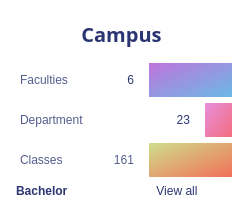
       <widget class="QFrame" name="frame_12">
        <property name="maximumSize">
         <size>
          <width>320</width>
          <height>368</height>
         </size>
        </property>
        <property name="styleSheet">
         <string notr="true">background-color: rgb(255,255,255);
border-radius: 20px;
</string>
        </property>
        <property name="frameShape">
         <enum>QFrame::StyledPanel</enum>
        </property>
        <property name="frameShadow">
         <enum>QFrame::Raised</enum>
        </property>
        <layout class="QGridLayout" name="gridLayout_13" rowstretch="0,5,0">
         <item row="1" column="0">
          <widget class="QFrame" name="frame_22">
           <property name="maximumSize">
            <size>
             <width>320</width>
             <height>318</height>
            </size>
           </property>
           <property name="frameShape">
            <enum>QFrame::StyledPanel</enum>
           </property>
           <property name="frameShadow">
            <enum>QFrame::Raised</enum>
           </property>
           <layout class="QGridLayout" name="gridLayout_54">
            <property name="leftMargin">
             <number>0</number>
            </property>
            <property name="topMargin">
             <number>0</number>
            </property>
            <property name="rightMargin">
             <number>0</number>
            </property>
            <property name="bottomMargin">
             <number>0</number>
            </property>
            <item row="2" column="0">
             <widget class="QFrame" name="frame_62">
              <property name="frameShape">
               <enum>QFrame::StyledPanel</enum>
              </property>
              <property name="frameShadow">
               <enum>QFrame::Raised</enum>
              </property>
              <layout class="QGridLayout" name="gridLayout_94">
               <property name="leftMargin">
                <number>0</number>
               </property>
               <property name="topMargin">
                <number>0</number>
               </property>
               <property name="rightMargin">
                <number>0</number>
               </property>
               <property name="bottomMargin">
                <number>0</number>
               </property>
               <item row="0" column="0">
                <widget class="QFrame" name="frame_124">
                 <property name="frameShape">
                  <enum>QFrame::StyledPanel</enum>
                 </property>
                 <property name="frameShadow">
                  <enum>QFrame::Raised</enum>
                 </property>
                 <layout class="QGridLayout" name="gridLayout_151">
                  <item row="0" column="0">
                   <widget class="QLabel" name="label_54">
                    <property name="maximumSize">
                     <size>
                      <width>186</width>
                      <height>27</height>
                     </size>
                    </property>
                    <property name="styleSheet">
                     <string notr="true">color: #555D8E;
font: 14pt &quot;Arial Rounded MT Bold&quot;;
</string>
                    </property>
                    <property name="text">
                     <string>Classes</string>
                    </property>
                   </widget>
                  </item>
                  <item row="0" column="1">
                   <widget class="QLabel" name="label_55">
                    <property name="maximumSize">
                     <size>
                      <width>186</width>
                      <height>57</height>
                     </size>
                    </property>
                    <property name="styleSheet">
                     <string notr="true">color: #555D8E;
font: 14pt &quot;Arial Rounded MT Bold&quot;;
</string>
                    </property>
                    <property name="text">
                     <string>161</string>
                    </property>
                    <property name="alignment">
                     <set>Qt::AlignRight|Qt::AlignTrailing|Qt::AlignVCenter</set>
                    </property>
                   </widget>
                  </item>
                 </layout>
                </widget>
               </item>
               <item row="0" column="1">
                <widget class="QFrame" name="frame_123">
                 <property name="maximumSize">
                  <size>
                   <width>83</width>
                   <height>83</height>
                  </size>
                 </property>
                 <property name="styleSheet">
                  <string notr="true">background-color: qlineargradient(spread:pad, x1:0, y1:0, x2:1, y2:1, stop:0 rgba(208, 222, 141, 255), stop:1 rgba(241, 112, 88, 255));</string>
                 </property>
                 <property name="frameShape">
                  <enum>QFrame::StyledPanel</enum>
                 </property>
                 <property name="frameShadow">
                  <enum>QFrame::Raised</enum>
                 </property>
                 <layout class="QGridLayout" name="gridLayout_98">
                  <property name="leftMargin">
                   <number>10</number>
                  </property>
                  <property name="topMargin">
                   <number>10</number>
                  </property>
                  <property name="rightMargin">
                   <number>10</number>
                  </property>
                  <property name="bottomMargin">
                   <number>10</number>
                  </property>
                  <item row="0" column="0">
                   <widget class="QLabel" name="label_41">
                    <property name="styleSheet">
                     <string notr="true">image: url(:/logo/image/classroom.png);
background-color: none;</string>
                    </property>
                    <property name="text">
                     <string/>
                    </property>
                   </widget>
                  </item>
                 </layout>
                </widget>
               </item>
              </layout>
             </widget>
            </item>
            <item row="1" column="0">
             <widget class="QFrame" name="frame_61">
              <property name="frameShape">
               <enum>QFrame::StyledPanel</enum>
              </property>
              <property name="frameShadow">
               <enum>QFrame::Raised</enum>
              </property>
              <layout class="QGridLayout" name="gridLayout_93">
               <property name="leftMargin">
                <number>0</number>
               </property>
               <property name="topMargin">
                <number>0</number>
               </property>
               <property name="rightMargin">
                <number>0</number>
               </property>
               <property name="bottomMargin">
                <number>0</number>
               </property>
               <item row="0" column="0" rowspan="2" colspan="2">
                <widget class="QFrame" name="frame_122">
                 <property name="frameShape">
                  <enum>QFrame::StyledPanel</enum>
                 </property>
                 <property name="frameShadow">
                  <enum>QFrame::Raised</enum>
                 </property>
                 <layout class="QGridLayout" name="gridLayout_95">
                  <property name="leftMargin">
                   <number>0</number>
                  </property>
                  <property name="topMargin">
                   <number>0</number>
                  </property>
                  <property name="rightMargin">
                   <number>0</number>
                  </property>
                  <property name="bottomMargin">
                   <number>0</number>
                  </property>
                  <item row="0" column="0">
                   <widget class="QFrame" name="frame_121">
                    <property name="frameShape">
                     <enum>QFrame::StyledPanel</enum>
                    </property>
                    <property name="frameShadow">
                     <enum>QFrame::Raised</enum>
                    </property>
                    <layout class="QGridLayout" name="gridLayout_103">
                     <item row="0" column="0">
                      <widget class="QLabel" name="label_50">
                       <property name="minimumSize">
                        <size>
                         <width>150</width>
                         <height>0</height>
                        </size>
                       </property>
                       <property name="maximumSize">
                        <size>
                         <width>186</width>
                         <height>27</height>
                        </size>
                       </property>
                       <property name="styleSheet">
                        <string notr="true">color: #555D8E;
font: 14pt &quot;Arial Rounded MT Bold&quot;;
</string>
                       </property>
                       <property name="text">
                        <string>Department</string>
                       </property>
                      </widget>
                     </item>
                     <item row="0" column="1">
                      <widget class="QLabel" name="label_51">
                       <property name="maximumSize">
                        <size>
                         <width>186</width>
                         <height>57</height>
                        </size>
                       </property>
                       <property name="styleSheet">
                        <string notr="true">color: rgb(43, 53, 114);
font: 14pt &quot;Arial Rounded MT Bold&quot;;</string>
                       </property>
                       <property name="text">
                        <string>23</string>
                       </property>
                       <property name="alignment">
                        <set>Qt::AlignRight|Qt::AlignTrailing|Qt::AlignVCenter</set>
                       </property>
                      </widget>
                     </item>
                    </layout>
                   </widget>
                  </item>
                  <item row="0" column="1">
                   <widget class="QFrame" name="frame_125">
                    <property name="maximumSize">
                     <size>
                      <width>83</width>
                      <height>83</height>
                     </size>
                    </property>
                    <property name="styleSheet">
                     <string notr="true">background-color: qlineargradient(spread:pad, x1:0, y1:0, x2:1, y2:1, stop:0 rgba(232, 143, 219, 255), stop:1 rgba(242, 109, 128, 255));</string>
                    </property>
                    <property name="frameShape">
                     <enum>QFrame::StyledPanel</enum>
                    </property>
                    <property name="frameShadow">
                     <enum>QFrame::Raised</enum>
                    </property>
                    <layout class="QGridLayout" name="gridLayout_97">
                     <property name="leftMargin">
                      <number>10</number>
                     </property>
                     <property name="topMargin">
                      <number>10</number>
                     </property>
                     <property name="rightMargin">
                      <number>10</number>
                     </property>
                     <property name="bottomMargin">
                      <number>10</number>
                     </property>
                     <item row="0" column="0">
                      <widget class="QLabel" name="label_40">
                       <property name="styleSheet">
                        <string notr="true">image: url(:/logo/image/department.png);
background-color: none;</string>
                       </property>
                       <property name="text">
                        <string/>
                       </property>
                      </widget>
                     </item>
                    </layout>
                   </widget>
                  </item>
                 </layout>
                </widget>
               </item>
              </layout>
             </widget>
            </item>
            <item row="0" column="0">
             <widget class="QFrame" name="frame_60">
              <property name="frameShape">
               <enum>QFrame::StyledPanel</enum>
              </property>
              <property name="frameShadow">
               <enum>QFrame::Raised</enum>
              </property>
              <layout class="QGridLayout" name="gridLayout_92">
               <property name="leftMargin">
                <number>0</number>
               </property>
               <property name="topMargin">
                <number>0</number>
               </property>
               <property name="rightMargin">
                <number>0</number>
               </property>
               <property name="bottomMargin">
                <number>0</number>
               </property>
               <item row="0" column="0">
                <widget class="QFrame" name="frame_119">
                 <property name="maximumSize">
                  <size>
                   <width>208</width>
                   <height>83</height>
                  </size>
                 </property>
                 <property name="frameShape">
                  <enum>QFrame::StyledPanel</enum>
                 </property>
                 <property name="frameShadow">
                  <enum>QFrame::Raised</enum>
                 </property>
                 <layout class="QGridLayout" name="gridLayout_102">
                  <item row="0" column="2" rowspan="2">
                   <widget class="QLabel" name="label_49">
                    <property name="maximumSize">
                     <size>
                      <width>186</width>
                      <height>67</height>
                     </size>
                    </property>
                    <property name="styleSheet">
                     <string notr="true">color: rgb(43, 53, 114);
font: 14pt &quot;Arial Rounded MT Bold&quot;;</string>
                    </property>
                    <property name="text">
                     <string>6</string>
                    </property>
                    <property name="alignment">
                     <set>Qt::AlignRight|Qt::AlignTrailing|Qt::AlignVCenter</set>
                    </property>
                   </widget>
                  </item>
                  <item row="0" column="0" rowspan="2" colspan="2">
                   <widget class="QLabel" name="label_48">
                    <property name="maximumSize">
                     <size>
                      <width>186</width>
                      <height>27</height>
                     </size>
                    </property>
                    <property name="styleSheet">
                     <string notr="true">color: #555D8E;
font: 14pt &quot;Arial Rounded MT Bold&quot;;
</string>
                    </property>
                    <property name="text">
                     <string>Faculties</string>
                    </property>
                   </widget>
                  </item>
                 </layout>
                </widget>
               </item>
               <item row="0" column="1">
                <widget class="QFrame" name="frame_120">
                 <property name="maximumSize">
                  <size>
                   <width>83</width>
                   <height>83</height>
                  </size>
                 </property>
                 <property name="styleSheet">
                  <string notr="true">background-color: qlineargradient(spread:pad, x1:0, y1:0, x2:1, y2:1, stop:0 rgba(191, 116, 221, 255), stop:1 rgba(107, 185, 228, 255));</string>
                 </property>
                 <property name="frameShape">
                  <enum>QFrame::StyledPanel</enum>
                 </property>
                 <property name="frameShadow">
                  <enum>QFrame::Raised</enum>
                 </property>
                 <layout class="QGridLayout" name="gridLayout_96">
                  <property name="leftMargin">
                   <number>10</number>
                  </property>
                  <property name="topMargin">
                   <number>10</number>
                  </property>
                  <property name="rightMargin">
                   <number>10</number>
                  </property>
                  <property name="bottomMargin">
                   <number>10</number>
                  </property>
                  <item row="0" column="0">
                   <widget class="QLabel" name="label_39">
                    <property name="styleSheet">
                     <string notr="true">background-color: none;
image: url(:/logo/image/university (1).png);</string>
                    </property>
                    <property name="text">
                     <string/>
                    </property>
                   </widget>
                  </item>
                 </layout>
                </widget>
               </item>
              </layout>
             </widget>
            </item>
           </layout>
          </widget>
         </item>
         <item row="2" column="0">
          <widget class="QFrame" name="frame_57">
           <property name="maximumSize">
            <size>
             <width>16777215</width>
             <height>20</height>
            </size>
           </property>
           <property name="frameShape">
            <enum>QFrame::StyledPanel</enum>
           </property>
           <property name="frameShadow">
            <enum>QFrame::Raised</enum>
           </property>
           <layout class="QGridLayout" name="gridLayout_47">
            <property name="leftMargin">
             <number>0</number>
            </property>
            <property name="topMargin">
             <number>0</number>
            </property>
            <property name="rightMargin">
             <number>0</number>
            </property>
            <property name="bottomMargin">
             <number>0</number>
            </property>
            <property name="spacing">
             <number>0</number>
            </property>
            <item row="0" column="1">
             <widget class="QPushButton" name="pushButton_4">
              <property name="styleSheet">
               <string notr="true">color: #2B3572;
font: 10pt &quot;Nunito&quot;;</string>
              </property>
              <property name="text">
               <string>View all</string>
              </property>
             </widget>
            </item>
            <item row="0" column="0">
             <widget class="QFrame" name="frame_63">
              <property name="frameShape">
               <enum>QFrame::StyledPanel</enum>
              </property>
              <property name="frameShadow">
               <enum>QFrame::Raised</enum>
              </property>
              <layout class="QGridLayout" name="gridLayout_53">
               <property name="leftMargin">
                <number>0</number>
               </property>
               <property name="topMargin">
                <number>0</number>
               </property>
               <property name="rightMargin">
                <number>0</number>
               </property>
               <property name="bottomMargin">
                <number>0</number>
               </property>
               <property name="spacing">
                <number>0</number>
               </property>
               <item row="0" column="0">
                <widget class="QComboBox" name="comboBox_8">
                 <property name="styleSheet">
                  <string notr="true">QComboBox{
color: #2B3572;
font: 10pt &quot;Nunito&quot;;
font: bold;
}
QComboBox::drop-down 
{
    border: 0px; /* This seems to replace the whole arrow of the combo box */
}

/* Define a new custom arrow icon for the combo box */
QComboBox::down-arrow {
    
	image: url(:/logo/image/caret-down-fill.png);
    width: 20px;
    height: 20px;
}
</string>
                 </property>
                 <item>
                  <property name="text">
                   <string>Bachelor</string>
                  </property>
                 </item>
                 <item>
                  <property name="text">
                   <string>Master</string>
                  </property>
                 </item>
                 <item>
                  <property name="text">
                   <string>PHD</string>
                  </property>
                 </item>
                </widget>
               </item>
              </layout>
             </widget>
            </item>
           </layout>
          </widget>
         </item>
         <item row="0" column="0">
          <widget class="QFrame" name="frame_21">
           <property name="maximumSize">
            <size>
             <width>320</width>
             <height>50</height>
            </size>
           </property>
           <property name="frameShape">
            <enum>QFrame::StyledPanel</enum>
           </property>
           <property name="frameShadow">
            <enum>QFrame::Raised</enum>
           </property>
           <layout class="QGridLayout" name="gridLayout_18">
            <item row="0" column="0">
             <widget class="QLabel" name="main_titile_5">
              <property name="maximumSize">
               <size>
                <width>375</width>
                <height>45</height>
               </size>
              </property>
              <property name="font">
               <font>
                <family>Nunito</family>
                <pointsize>-1</pointsize>
                <weight>75</weight>
                <italic>false</italic>
                <bold>true</bold>
               </font>
              </property>
              <property name="styleSheet">
               <string notr="true">color: rgb(43, 53, 114);
font-size: 20px;</string>
              </property>
              <property name="text">
               <string>Campus</string>
              </property>
              <property name="alignment">
               <set>Qt::AlignCenter</set>
              </property>
             </widget>
            </item>
           </layout>
          </widget>
         </item>
        </layout>
       </widget>
